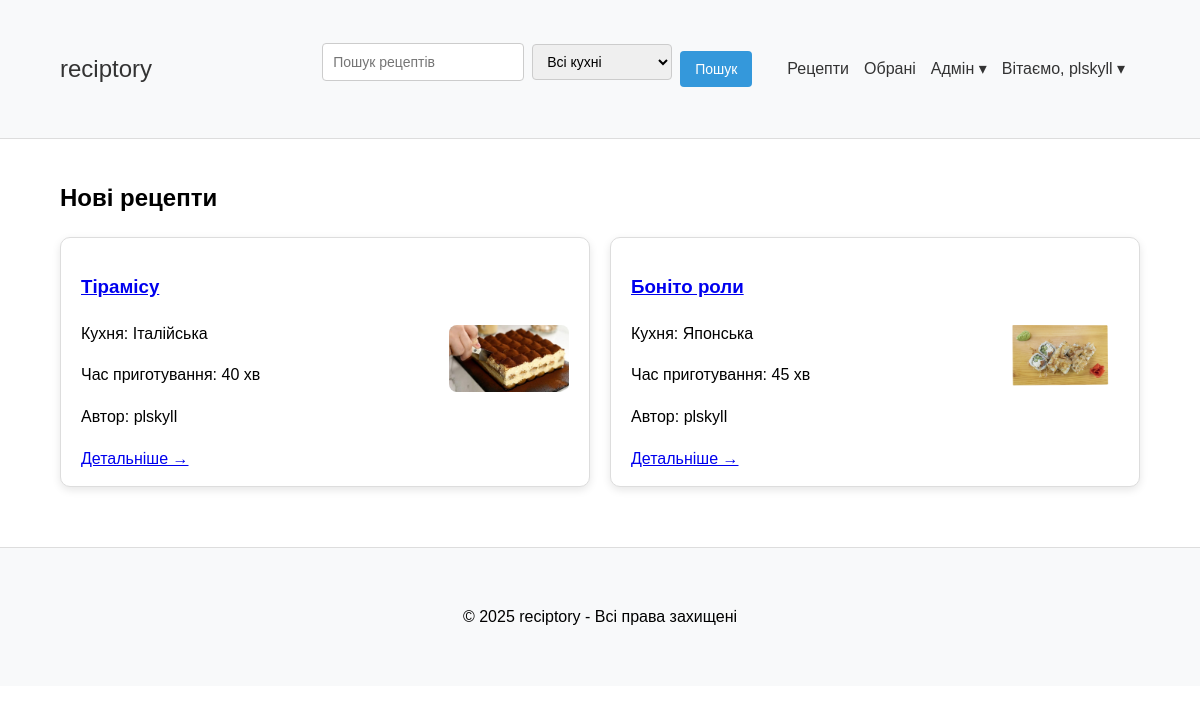
The app's page / (signed in) with its own data.
### polls/models.py (models this page shows, shortened)
class Recipe(models.Model):
    CUISINE_CHOICES = [
        ('ukrainian', 'Українська'),
        ('italian', 'Італійська'),
        ('french', 'Французька'),
        ('indian', 'Індійська'),
        ('chinese', 'Китайська'),
        ('japanese', 'Японська'),
        ('american', 'Американська'),
        ('mexican', 'Мексиканська'),
        ('thai', 'Тайська'),
        ('other', 'Інша'),
    ]
    title = models.CharField(max_length=200, verbose_name="Назва")
    ingredients = models.TextField(verbose_name="Інгредієнти")
    instructions = models.TextField(verbose_name="Інструкції")
    cooking_time = models.PositiveIntegerField(verbose_name="Час приготування (хв)")
    cuisine = models.CharField(max_length=20, choices=CUISINE_CHOICES, default='ukrainian', verbose_name="Кухня")
    author = models.ForeignKey(User, on_delete=models.CASCADE, related_name='recipes', verbose_name="Автор")
    created_at = models.DateTimeField(auto_now_add=True, verbose_name="Створено")
    updated_at = models.DateTimeField(auto_now=True, verbose_name="Оновлено")
    image = models.ImageField(upload_to='recipes/', null=True, blank=True, verbose_name="Зображення")
    class Meta:
        verbose_name = "Рецепт"
        verbose_name_plural = "Рецепти"
        ordering = ['-created_at']

### polls/views.py (the view)
# urls.py: path('', views.home_view, name='home'),
def home_view(request):
    latest_recipes = Recipe.objects.all().order_by('-created_at')[:6]
    return render(request, 'home.html', {'latest_recipes': latest_recipes})

### polls/templates/home.html (shortened to what this page needs)
{% extends 'base.html' %}
{% load static %}
{% block content %}
<div>
    <h2>Нові рецепти</h2>
    {% if latest_recipes %}
        <div class="recipe-grid">
            {% for recipe in latest_recipes %}
                <div class="recipe-card">
                    <div class="recipe-info">
                        <h3><a href="{% url 'polls:recipe_detail' recipe_id=recipe.id %}">{{ recipe.title }}</a></h3>
                        <p>Кухня: {{ recipe.get_cuisine_display }}</p>
                        <p>Час приготування: {{ recipe.cooking_time }} хв</p>
                        <p>Автор: {{ recipe.author.username }}</p>
                        <a class="details-link" href="{% url 'polls:recipe_detail' recipe_id=recipe.id %}">Детальніше →</a>
                    </div>
                    <div class="recipe-image">
                        {% if recipe.image %}
                            <img src="{{ recipe.image.url }}" alt="Фото рецепту {{ recipe.title }}">
                        {% else %}
                            <img src="{% static 'images/no_image_available.png' %}" alt="Фото відсутнє">
                        {% endif %}
                    </div>
                </div>
            {% endfor %}
        </div>
    {% else %}
        <p>Поки що рецептів немає. Будьте першим, хто додасть рецепт!</p>
    {% endif %}
</div>
{% endblock %}

### polls/templates/base.html (shortened to what this page needs)
<!DOCTYPE html>
<html lang="uk">
<head>
</head>
<body>
    <header>
        <div class="container">
            <nav>
                <div>
                    <h1><a href="{% url 'polls:home' %}">reciptory</a></h1>
                </div>
                <div style="display: flex; align-items: center; flex-wrap: wrap; gap: 15px;">
                    <form method="get" action="{% url 'polls:recipe_list' %}" class="search-form">
                        <input
                            type="text"
                            name="query"
                            placeholder="Пошук рецептів"
                            value="{{ request.GET.query|default:'' }}"
                        />
                        <select name="cuisine">
                            <option value="">Всі кухні</option>
                        </select>
                        <button type="submit">Пошук</button>
                    </form>
                    <ul>
                        <li><a href="{% url 'polls:recipe_list' %}">Рецепти</a></li>
                        <li><a href="{% url 'polls:favorite_list' %}">Обрані</a></li>
                        {% if user.is_staff %}
                                <li class="dropdown">
                                    <a onclick="return false;">Адмін ▾</a>
                                </li>
                            {% endif %}
                        {% if user.is_authenticated %}
                            <li class="dropdown">
                                <a onclick="return false;">Вітаємо, {{ user.username }} ▾</a>
                            </li>
                        {% else %}
                            <li><a href="{% url 'polls:register' %}">Зареєструватися</a></li>
                            <li><a href="{% url 'polls:login' %}">Увійти</a></li>
                        {% endif %}
                    </ul>
                </div>
            </nav>
        </div>
    </header>
    <div class="container">
    {% block content %}{% endblock %}
</div>
<footer>
    <div class="container">
        <p>&copy; 2025 reciptory - Всі права захищені</p>
    </div>
</footer>

### polls/templates/base.html (style rules this page uses)
body { font-family: Arial, sans-serif; line-height: 1.6; margin: 0; padding: 0; }
.container { width: 90%; max-width: 1200px; margin: 0 auto; padding: 20px; }
header { background-color: #f8f9fa; padding: 10px 0; border-bottom: 1px solid #ddd; }
nav { display: flex; justify-content: space-between; align-items: center; flex-wrap: wrap; }
nav ul { display: flex; list-style: none; margin: 0; padding: 0; align-items: center; }
nav ul li { margin-right: 15px; position: relative; }
nav a { text-decoration: none; color: #333; font-weight: normal; cursor: pointer; }
.search-form { display: flex; align-items: center; margin-right: 20px; font-weight: normal; }
.search-form input, .search-form select, .search-form button { height: 36px; font-weight: normal; font-size: 14px; line-height: 1; }
.search-form input, .search-form select { padding: 0 10px; border: 1px solid #ccc; border-radius: 4px; font-weight: normal; font-size: 14px; line-height: 1; }
.search-form input { width: 180px; }
.search-form select { min-width: 140px; margin-left: 8px; }
.search-form button { padding: 0 15px; margin-left: 8px; background-color: #3498db; color: white; border: none; border-radius: 4px; cursor: pointer; font-weight: normal; font-size: 14px; }
.recipe-grid { display: grid; grid-template-columns: repeat(auto-fill, minmax(300px, 1fr)); gap: 20px; margin-top: 20px; }
.recipe-card { border: 1px solid #ddd; border-radius: 5px; padding: 15px; transition: transform 0.3s; }
form { max-width: 800px; margin: 0 auto; }
input, textarea, select { width: 100%; padding: 8px; margin-bottom: 15px; border: 1px solid #ddd; border-radius: 4px; }
button { background: #3498db; color: white; border: none; padding: 10px 15px; border-radius: 4px; cursor: pointer; font-weight: normal; font-size: 14px; }
footer { margin-top: 40px; padding: 20px 0; background-color: #f8f9fa; text-align: center; border-top: 1px solid #ddd; }
.dropdown > a { cursor: pointer; }

### polls/templates/home.html (style rules this page uses)
.recipe-grid { display: grid; grid-template-columns: repeat(2, 1fr); gap: 20px; margin-top: 15px; }
.recipe-card { background: #fff; border-radius: 10px; padding: 15px 20px; box-shadow: 0 3px 8px rgba(0,0,0,0.1); transition: box-shadow 0.3s ease; display: flex; justify-content: space-between; align-items: center; }
.recipe-info { flex-grow: 1; padding-right: 20px; }
.recipe-image { width: 120px; flex-shrink: 0; }
.recipe-image img { width: 100%; border-radius: 8px; object-fit: cover; }

### records on screen
Recipe: title "Тірамісу", cuisine "Італійська", cooking_time "40", author.username "plskyll", image (placeholder picture)
Recipe: title "Боніто роли", cuisine "Японська", cooking_time "45", author.username "plskyll", image (picture)

### other values on screen
{{ user.username }} "plskyll"
